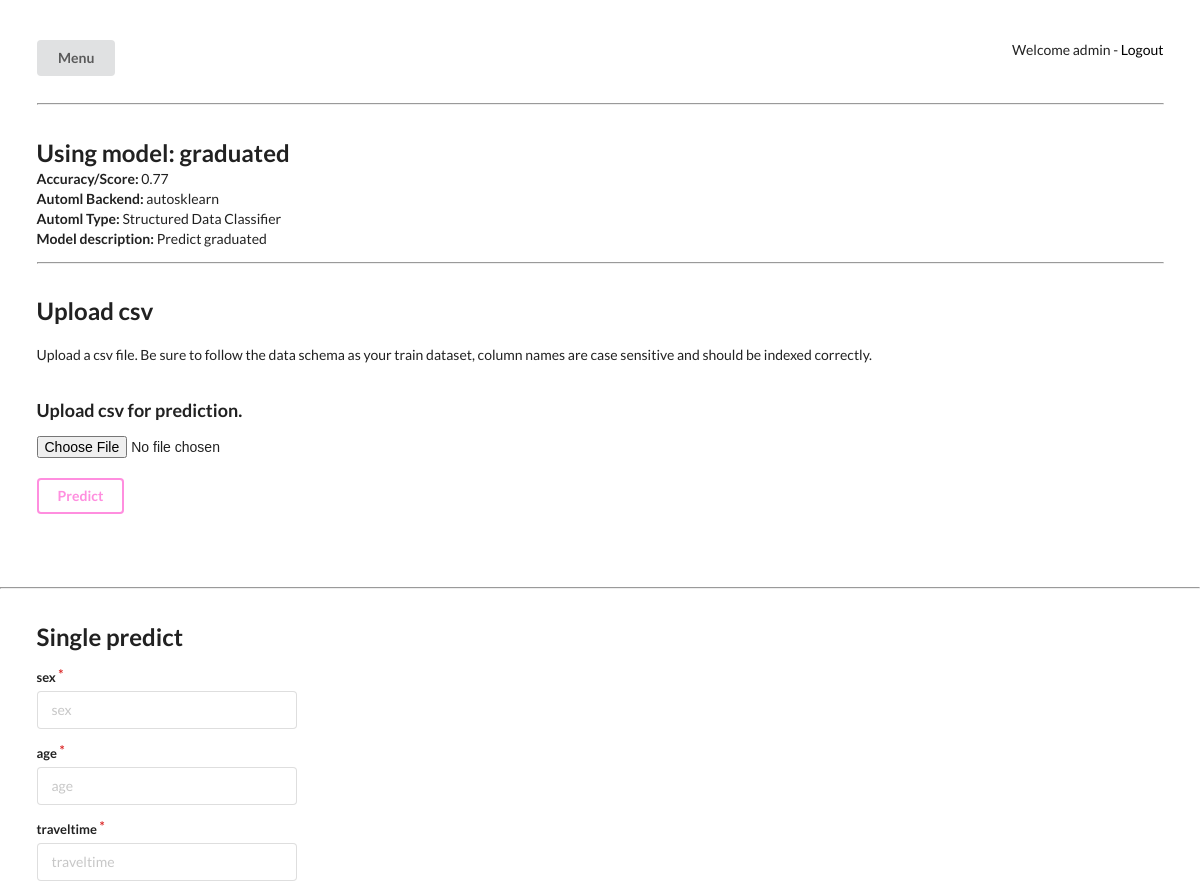
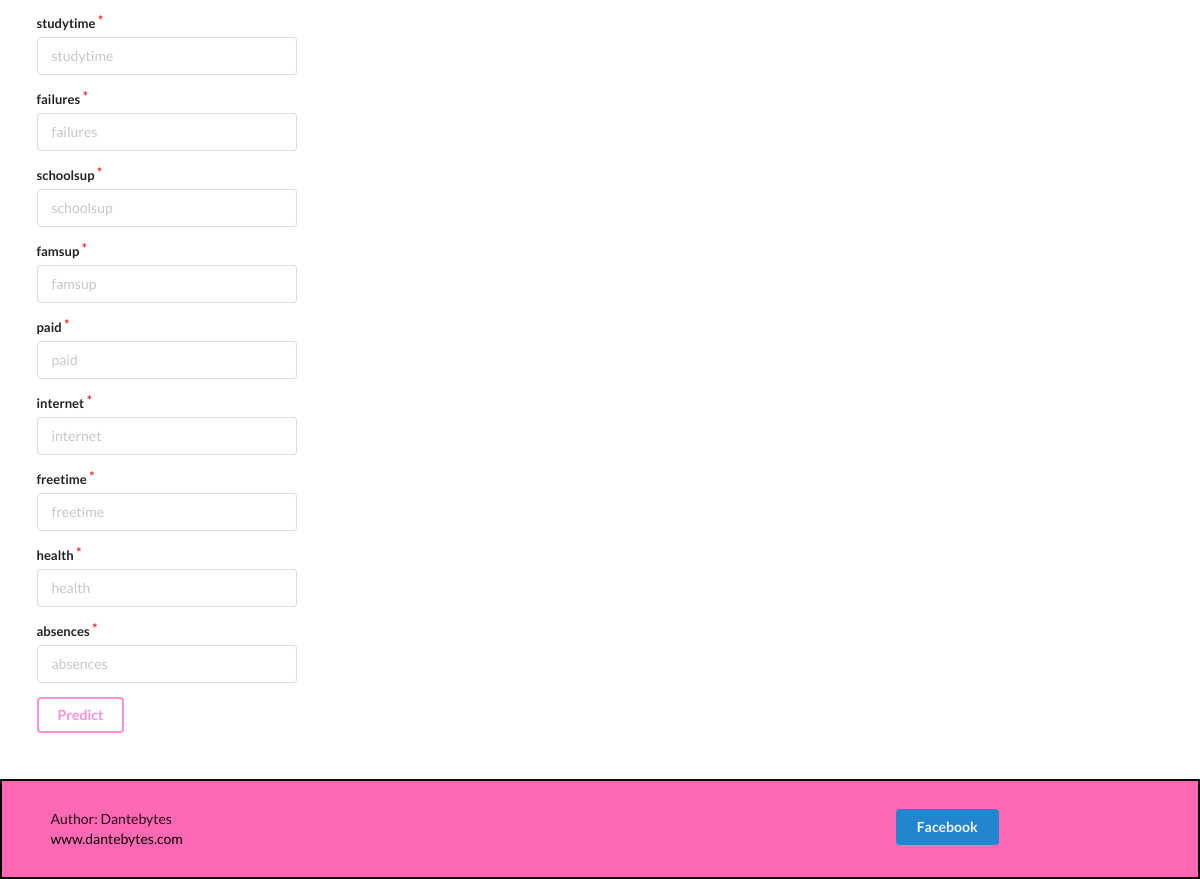
/sd_predict/graduated/ (signed in), run on the app's committed database (2 pictures, top to bottom).
### hautomodel/models.py (models this page shows, shortened)
class AutoMLModel(models.Model):
    name = models.CharField(max_length=30, unique=True)
    description = models.TextField()
    model_type = models.CharField(max_length=30)
    automl_backend = models.CharField(max_length=30, null=True)
    accuracy_score = models.CharField(max_length=30, null=True)
    train_status = models.CharField(max_length=30, null=True)
    date_created = models.DateField(null=True)
    timestamp_created = models.DateField(null=True)
    columns = models.TextField(null=True)

### hautomodel/views.py (the view)
# urls.py: path('sd_predict/<str:model_name>/', views.sd_predict, name='sd_predict'),
@login_required(login_url='/')
def sd_predict(request, model_name):
    if request.method == "POST":
        if len(request.FILES) == 0:
            automl_data, predictors, pred_class, pred_proba = SDPredictStartManager().single_prediction(model_name, request)
            context = {"automl_data": automl_data, "predictors": predictors, "pred_class": pred_class, "pred_proba": pred_proba}
            return render(request, "sd_predict.html", context)
        csv_dataset = request.FILES['csv_dataset']
        try:
            dataset = pandas.read_csv(csv_dataset)
        except Exception as e:
            print('Error: ', e)
            return redirect('sd_predict')
        df = SDPredictStartManager().csv_prediction(dataset, model_name)
        df.to_csv()
        response = HttpResponse(df.to_csv(), content_type='text/csv')
        response['Content-Disposition'] = 'attachment; filename=result.csv'
        return response
    else:
        automl_data = AutoMLModel.objects.filter(name=model_name).values()[0]
        predictors = ast.literal_eval(automl_data["columns"])
        context = {"automl_data": automl_data, "predictors": predictors}
        return render(request, "sd_predict.html", context)

### hautomodel/templates/sd_predict.html (shortened to what this page needs)
{% extends "base.html" %}
{% block content %}
<div id="main" class="pusher">
	{% include "inc_menu_btn.html" %}
	<div class="ui stackable grid container">
		<h2>Using model: {{automl_data.name}}</h2>
	</div>
	<div class="ui stackable grid container">
		<p><b>Accuracy/Score: </b> {{automl_data.accuracy_score}}</p>
	</div>
	<div class="ui stackable grid container">
		<p><b>Automl Backend: </b> {{automl_data.automl_backend}}</p>
	</div>
	<div class="ui stackable grid container">
		{% if automl_data.model_type == "sdata_classifier" %}
		<p><b>Automl Type: </b>Structured Data Classifier</p>
		{% else %}
		<p><b>Automl Type: </b>Structured Data Regressor</p>
		{% endif %}
	</div>
	<div class="ui stackable grid container">
		<p><b>Model description: </b> {{automl_data.description}}</p>
	</div>
	<div class="ui container">
		<br>
		<hr>
	</div>
	<div class="ui hidden divider"></div>
	<div class="ui hidden divider"></div>
	<div class="ui stackable grid container">
		<h2>Upload csv</h2>
	</div>
	<div class="ui hidden divider"></div>
	<div class="ui hidden divider"></div>
	<div class="ui stackable grid container">
		<p>Upload a csv file. Be sure to follow the data schema as your train dataset, column names are case sensitive
			and should be indexed correctly.</p>
	</div>
	<div class="ui hidden divider"></div>
	<div class="ui hidden divider"></div>
	<div class="ui hidden divider"></div>
	<div class="ui stackable grid container">
		<h3>Upload csv for prediction.</h2>
	</div>
	<div class="ui stackable grid container">
		<div class="eight wide column">
			<form action={% url 'sd_predict' model_name=automl_data.name %} method="post" enctype="multipart/form-data">
				<input type="file" id="csv_dataset" name="csv_dataset">
				<br>
				<br>
				<button class="ui inverted pink button" type="submit">Predict</button>
			</form>
		</div>
		<div class="eight wide column"></div>
	</div>
	<div class="ui hidden divider"></div>
	<div class="ui hidden divider"></div>
	<br>
	<hr><br><br>
	<div class="ui stackable grid container">
		<h2>Single predict</h2>
	</div>
	<div class="ui stackable grid container">
		<div class="four wide column">
			<form class="ui form" action={% url 'sd_predict' model_name=automl_data.name %} method="post">
				{% for p in predictors %}
				<div class="required field">
					<label>{{p}}</label>
					<input type="text" name={{p}} placeholder={{p}}>
				</div>
				{% endfor %}
				<button class="ui inverted pink button" type="submit">Predict</button>
			</form>
		</div>
		<div class="twelve wide column"></div>
	</div>
	<div class="ui hidden divider"></div>
	<div class="ui hidden divider"></div>
</div>
{% endblock %}

### hautomodel/templates/inc_menu_btn.html (shortened to what this page needs)
<br>
<br>
<div class="ui stackable grid container">
	<div class="four wide column">
		<div class="ui animated button" tabindex="0">
			<div class="visible content">Menu</div>
		</div>
	</div>
	<div class="twelve wide column" style="text-align: right;">
		<p>Welcome {{user}} - <a class="item" href={% url 'logout_hautomodel' %}>Logout</a></p>
	</div>
</div>
<div class="ui container">
	<br>
	<hr><br><br>
</div>

### hautomodel/static/css/main.css (style rules this page uses)
body { font-family: "Lato", sans-serif; min-height: 100vh; display: flex; flex-direction: column; }
a { color: black; }

### data on the page
AutoMLModel: name "graduated", accuracy_score "0.77", automl_backend "autosklearn", description "Predict graduated"

### other printed values
{{ user }} "admin"
{{ p }} "sex" "age" "traveltime" "studytime" "failures" "schoolsup" "famsup" "paid" "internet" "freetime" "health" "absences"
